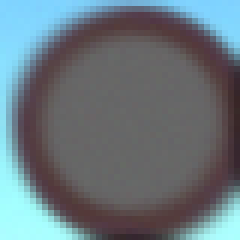
#> input picture Road_Signs_task/data/training/no_drive/14015.png, 40 x 40 px, given in place of the camera (shown 6 times larger)
$ python color_picker.py
#> lines starting #> are read from the running program, lines starting #| are printed output that depends on the picture; after the words box and inside, x2 and y2 are one past the last pixel; in counts of white or black regions, pixels touching at a corner belong together
import cv2
import numpy as np
from time import sleep


frame_width = 400
frame_height = 300

# Инициализация камеры
cam = cv2.VideoCapture(0)


# Костыль, но неважно :)
def empty():
    pass


# Функция работает при нажатии на кнопку сохранения
def save_thresholds():
    file = open('thresholds.txt', 'w')
    file.write(f"{h_min} {s_min} {v_min} {h_max} {s_max} {v_max}")
    file.close()


# Настройки окошка
cv2.namedWindow("HSV")
cv2.resizeWindow("HSV", 640, 240)
cv2.createTrackbar("HUE MIN", "HSV", 0, 179, empty)
#> slider 'HUE MIN' is set to 35
cv2.createTrackbar("HUE MAX", "HSV", 179, 179, empty)
cv2.createTrackbar("SAT MIN", "HSV", 0, 255, empty)
#> slider 'SAT MIN' is set to 51
cv2.createTrackbar("SAT MAX", "HSV", 255, 255, empty)
cv2.createTrackbar("VAL MIN", "HSV", 0, 255, empty)
#> slider 'VAL MIN' is set to 51
cv2.createTrackbar("VAL MAX", "HSV", 255, 255, empty)
# cv2.createButton("SAVE", save_thresholds)

frame_counter = 0


while True:
    # Получение и обработка изображения с камеры
    ret, img = cam.read()
#> img is the input picture: shape (40, 40, 3); mean B, G, R 124.2, 117.1, 104.5
    img = cv2.resize(img, (frame_width, frame_height))
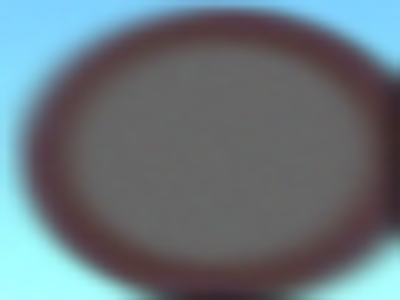
#> img: shape (300, 400, 3); mean B, G, R 124.1, 117, 104.4
    img = img[:, ::-1]
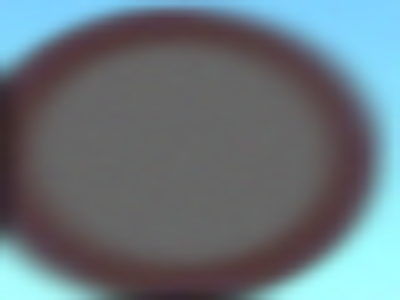
#> img: shape (300, 400, 3); mean B, G, R 124.1, 117, 104.4
    img_HSV = cv2.cvtColor(img, cv2.COLOR_BGR2HSV)
#> img_HSV: shape (300, 400, 3); mean H, S, V 93.1, 45.7, 128.7

    # Получен значений ползунков настройки
    h_min = cv2.getTrackbarPos("HUE MIN", "HSV")
    h_max = cv2.getTrackbarPos("HUE MAX", "HSV")
    s_min = cv2.getTrackbarPos("SAT MIN", "HSV")
    s_max = cv2.getTrackbarPos("SAT MAX", "HSV")
    v_min = cv2.getTrackbarPos("VAL MIN", "HSV")
    v_max = cv2.getTrackbarPos("VAL MAX", "HSV")
    lower = np.array([h_min, s_min, v_min])
    upper = np.array([h_max, s_max, v_max])

    # Проверка каждого пикселя на соответствие. true - белый, false - черный
    mask = cv2.inRange(img_HSV, lower, upper)
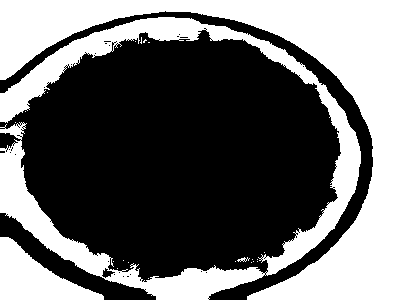
#> mask: shape (300, 400); 41.2% white; 23 white regions (19 under 20 px), largest, box (x1, y1, x2, y2) and area: (0, 0, 400, 300) 28675, (0, 17, 361, 300) 17444, (0, 237, 104, 300) 3267, (237, 257, 250, 262) 30

    # Рисование черно-белой картинки на основе маски
    result = cv2.bitwise_and(img, img, mask=mask)
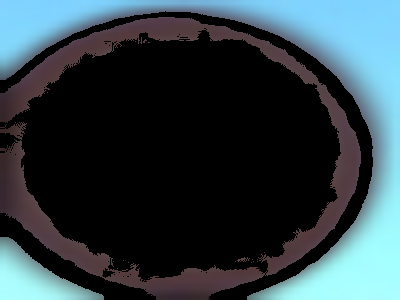
#> result: shape (300, 400, 3); mean B, G, R 68.2, 61.8, 47
    print(f"{h_min} {s_min} {v_min} {h_max} {s_max} {v_max}")

    # Покраска маски в серый
    mask = cv2.cvtColor(mask, cv2.COLOR_GRAY2BGR)

    # Распологаеем 3 изображения в ряд
    h_stack = np.hstack([img, mask, result])
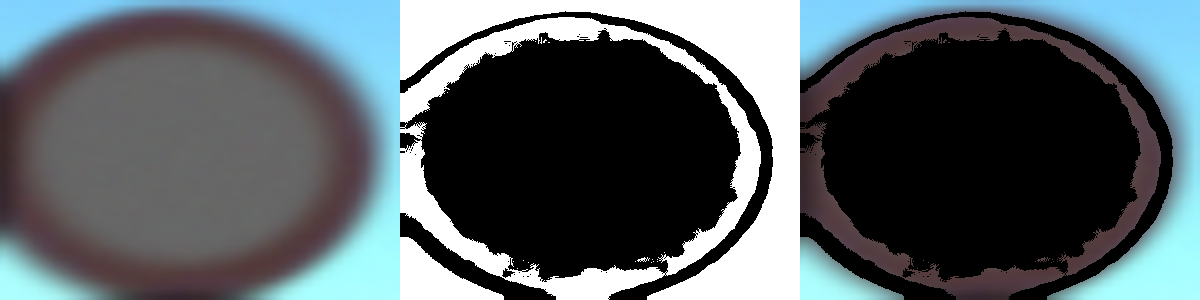
#> h_stack: shape (300, 1200, 3); mean B, G, R 99.1, 94.6, 85.5
    cv2.imshow("Horizontal stack", h_stack)

    # Выход из цикла
    if cv2.waitKey(1) == ord('q'):
#> (key q is pressed here)
        break
    if cv2.waitKey(1) == ord('s'):
        # Сохранение значения в файл
        save_thresholds()

cam.release()
cv2.destroyAllWindows()

$ run again, on Road_Signs_task/data/training/no_drive/22974.png
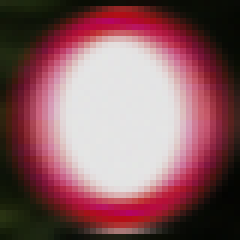
#> input picture Road_Signs_task/data/training/no_drive/22974.png, 40 x 40 px, given in place of the camera (shown 6 times larger)
#> img is the input picture: shape (40, 40, 3); mean B, G, R 98.5, 93.2, 136.5
#> img_HSV: shape (300, 400, 3); mean H, S, V 86.3, 116, 137.2
#> `mask = cv2.inRange(img_HSV, lower, upper)`:
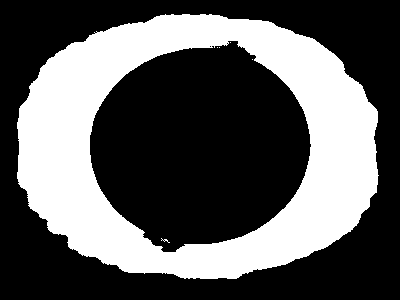
#> mask: shape (300, 400); 36% white; 6 white regions (5 under 20 px), largest, box (x1, y1, x2, y2) and area: (17, 14, 379, 279) 43133
#> `h_stack = np.hstack([img, mask, result])`:
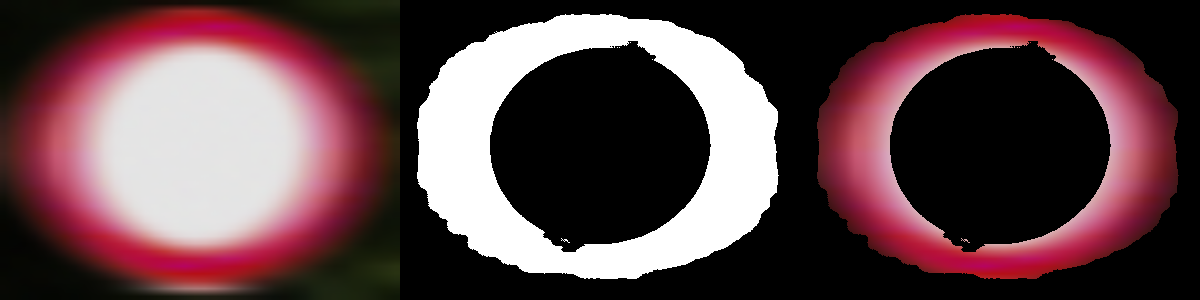
#> h_stack: shape (300, 1200, 3); mean B, G, R 73.5, 69, 95.7
